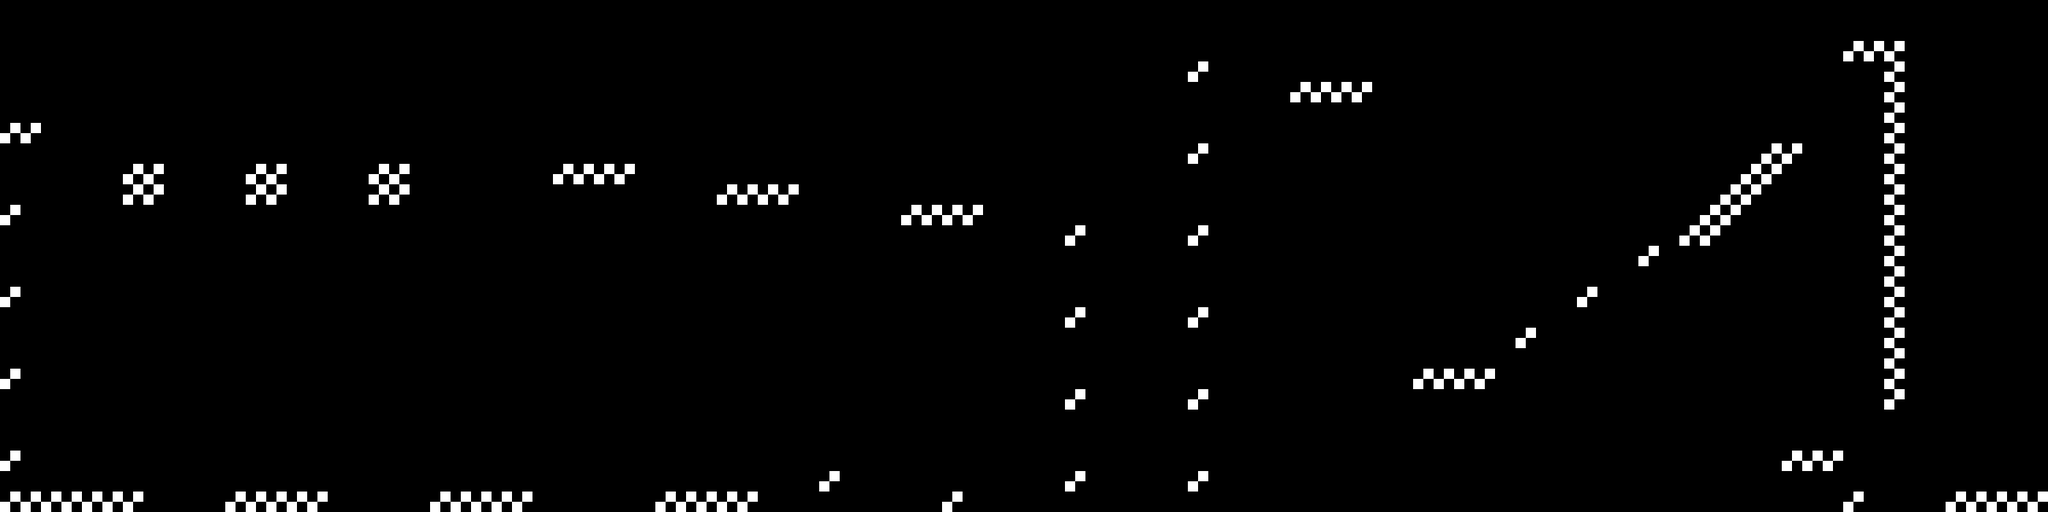

This game map was drawn from its Tiled (.tmx) file and the tilesets committed beside it. A one-line description and the full map source follow:
An orthogonal 100x25 tile map with 30x30 px tiles, 1 tile layer (Camada de Tiles 1).

<map version="1.2" tiledversion="1.2.3" orientation="orthogonal" renderorder="right-down" width="100" height="25" tilewidth="30" tileheight="30" infinite="0" nextlayerid="2" nextobjectid="1">
 <tileset firstgid="1" name="chaointerior" tilewidth="30" tileheight="30" tilecount="1" columns="1">
  <image source="chaointerior.png" width="30" height="30" />
 </tileset>
 <layer id="1" name="Camada de Tiles 1" width="100" height="25">
  <data encoding="csv">
0,0,0,0,0,0,0,0,0,0,0,0,0,0,0,0,0,0,0,0,0,0,0,0,0,0,0,0,0,0,0,0,0,0,0,0,0,0,0,0,0,0,0,0,0,0,0,0,0,0,0,0,0,0,0,0,0,0,0,0,0,0,0,0,0,0,0,0,0,0,0,0,0,0,0,0,0,0,0,0,0,0,0,0,0,0,0,0,0,0,0,0,0,0,0,0,0,0,0,0,
0,0,0,0,0,0,0,0,0,0,0,0,0,0,0,0,0,0,0,0,0,0,0,0,0,0,0,0,0,0,0,0,0,0,0,0,0,0,0,0,0,0,0,0,0,0,0,0,0,0,0,0,0,0,0,0,0,0,0,0,0,0,0,0,0,0,0,0,0,0,0,0,0,0,0,0,0,0,0,0,0,0,0,0,0,0,0,0,0,0,0,0,0,0,0,0,0,0,0,0,
0,0,0,0,0,0,0,0,0,0,0,0,0,0,0,0,0,0,0,0,0,0,0,0,0,0,0,0,0,0,0,0,0,0,0,0,0,0,0,0,0,0,0,0,0,0,0,0,0,0,0,0,0,0,0,0,0,0,0,0,0,0,0,0,0,0,0,0,0,0,0,0,0,0,0,0,0,0,0,0,0,0,0,0,0,0,0,0,0,0,1,1,1,0,0,0,0,0,0,0,
0,0,0,0,0,0,0,0,0,0,0,0,0,0,0,0,0,0,0,0,0,0,0,0,0,0,0,0,0,0,0,0,0,0,0,0,0,0,0,0,0,0,0,0,0,0,0,0,0,0,0,0,0,0,0,0,0,0,1,0,0,0,0,0,0,0,0,0,0,0,0,0,0,0,0,0,0,0,0,0,0,0,0,0,0,0,0,0,0,0,0,0,1,0,0,0,0,0,0,0,
0,0,0,0,0,0,0,0,0,0,0,0,0,0,0,0,0,0,0,0,0,0,0,0,0,0,0,0,0,0,0,0,0,0,0,0,0,0,0,0,0,0,0,0,0,0,0,0,0,0,0,0,0,0,0,0,0,0,0,0,0,0,0,1,1,1,1,0,0,0,0,0,0,0,0,0,0,0,0,0,0,0,0,0,0,0,0,0,0,0,0,0,1,0,0,0,0,0,0,0,
0,0,0,0,0,0,0,0,0,0,0,0,0,0,0,0,0,0,0,0,0,0,0,0,0,0,0,0,0,0,0,0,0,0,0,0,0,0,0,0,0,0,0,0,0,0,0,0,0,0,0,0,0,0,0,0,0,0,0,0,0,0,0,0,0,0,0,0,0,0,0,0,0,0,0,0,0,0,0,0,0,0,0,0,0,0,0,0,0,0,0,0,1,0,0,0,0,0,0,0,
1,1,0,0,0,0,0,0,0,0,0,0,0,0,0,0,0,0,0,0,0,0,0,0,0,0,0,0,0,0,0,0,0,0,0,0,0,0,0,0,0,0,0,0,0,0,0,0,0,0,0,0,0,0,0,0,0,0,0,0,0,0,0,0,0,0,0,0,0,0,0,0,0,0,0,0,0,0,0,0,0,0,0,0,0,0,0,0,0,0,0,0,1,0,0,0,0,0,0,0,
0,0,0,0,0,0,0,0,0,0,0,0,0,0,0,0,0,0,0,0,0,0,0,0,0,0,0,0,0,0,0,0,0,0,0,0,0,0,0,0,0,0,0,0,0,0,0,0,0,0,0,0,0,0,0,0,0,0,1,0,0,0,0,0,0,0,0,0,0,0,0,0,0,0,0,0,0,0,0,0,0,0,0,0,0,0,1,1,0,0,0,0,1,0,0,0,0,0,0,0,
0,0,0,0,0,0,1,1,0,0,0,0,1,1,0,0,0,0,1,1,0,0,0,0,0,0,0,1,1,1,1,0,0,0,0,0,0,0,0,0,0,0,0,0,0,0,0,0,0,0,0,0,0,0,0,0,0,0,0,0,0,0,0,0,0,0,0,0,0,0,0,0,0,0,0,0,0,0,0,0,0,0,0,0,0,1,1,0,0,0,0,0,1,0,0,0,0,0,0,0,
0,0,0,0,0,0,1,1,0,0,0,0,1,1,0,0,0,0,1,1,0,0,0,0,0,0,0,0,0,0,0,0,0,0,0,1,1,1,1,0,0,0,0,0,0,0,0,0,0,0,0,0,0,0,0,0,0,0,0,0,0,0,0,0,0,0,0,0,0,0,0,0,0,0,0,0,0,0,0,0,0,0,0,0,1,1,0,0,0,0,0,0,1,0,0,0,0,0,0,0,
1,0,0,0,0,0,0,0,0,0,0,0,0,0,0,0,0,0,0,0,0,0,0,0,0,0,0,0,0,0,0,0,0,0,0,0,0,0,0,0,0,0,0,0,1,1,1,1,0,0,0,0,0,0,0,0,0,0,0,0,0,0,0,0,0,0,0,0,0,0,0,0,0,0,0,0,0,0,0,0,0,0,0,1,1,0,0,0,0,0,0,0,1,0,0,0,0,0,0,0,
0,0,0,0,0,0,0,0,0,0,0,0,0,0,0,0,0,0,0,0,0,0,0,0,0,0,0,0,0,0,0,0,0,0,0,0,0,0,0,0,0,0,0,0,0,0,0,0,0,0,0,0,1,0,0,0,0,0,1,0,0,0,0,0,0,0,0,0,0,0,0,0,0,0,0,0,0,0,0,0,0,0,1,1,0,0,0,0,0,0,0,0,1,0,0,0,0,0,0,0,
0,0,0,0,0,0,0,0,0,0,0,0,0,0,0,0,0,0,0,0,0,0,0,0,0,0,0,0,0,0,0,0,0,0,0,0,0,0,0,0,0,0,0,0,0,0,0,0,0,0,0,0,0,0,0,0,0,0,0,0,0,0,0,0,0,0,0,0,0,0,0,0,0,0,0,0,0,0,0,0,1,0,0,0,0,0,0,0,0,0,0,0,1,0,0,0,0,0,0,0,
0,0,0,0,0,0,0,0,0,0,0,0,0,0,0,0,0,0,0,0,0,0,0,0,0,0,0,0,0,0,0,0,0,0,0,0,0,0,0,0,0,0,0,0,0,0,0,0,0,0,0,0,0,0,0,0,0,0,0,0,0,0,0,0,0,0,0,0,0,0,0,0,0,0,0,0,0,0,0,0,0,0,0,0,0,0,0,0,0,0,0,0,1,0,0,0,0,0,0,0,
1,0,0,0,0,0,0,0,0,0,0,0,0,0,0,0,0,0,0,0,0,0,0,0,0,0,0,0,0,0,0,0,0,0,0,0,0,0,0,0,0,0,0,0,0,0,0,0,0,0,0,0,0,0,0,0,0,0,0,0,0,0,0,0,0,0,0,0,0,0,0,0,0,0,0,0,0,1,0,0,0,0,0,0,0,0,0,0,0,0,0,0,1,0,0,0,0,0,0,0,
0,0,0,0,0,0,0,0,0,0,0,0,0,0,0,0,0,0,0,0,0,0,0,0,0,0,0,0,0,0,0,0,0,0,0,0,0,0,0,0,0,0,0,0,0,0,0,0,0,0,0,0,1,0,0,0,0,0,1,0,0,0,0,0,0,0,0,0,0,0,0,0,0,0,0,0,0,0,0,0,0,0,0,0,0,0,0,0,0,0,0,0,1,0,0,0,0,0,0,0,
0,0,0,0,0,0,0,0,0,0,0,0,0,0,0,0,0,0,0,0,0,0,0,0,0,0,0,0,0,0,0,0,0,0,0,0,0,0,0,0,0,0,0,0,0,0,0,0,0,0,0,0,0,0,0,0,0,0,0,0,0,0,0,0,0,0,0,0,0,0,0,0,0,0,1,0,0,0,0,0,0,0,0,0,0,0,0,0,0,0,0,0,1,0,0,0,0,0,0,0,
0,0,0,0,0,0,0,0,0,0,0,0,0,0,0,0,0,0,0,0,0,0,0,0,0,0,0,0,0,0,0,0,0,0,0,0,0,0,0,0,0,0,0,0,0,0,0,0,0,0,0,0,0,0,0,0,0,0,0,0,0,0,0,0,0,0,0,0,0,0,0,0,0,0,0,0,0,0,0,0,0,0,0,0,0,0,0,0,0,0,0,0,1,0,0,0,0,0,0,0,
1,0,0,0,0,0,0,0,0,0,0,0,0,0,0,0,0,0,0,0,0,0,0,0,0,0,0,0,0,0,0,0,0,0,0,0,0,0,0,0,0,0,0,0,0,0,0,0,0,0,0,0,0,0,0,0,0,0,0,0,0,0,0,0,0,0,0,0,0,1,1,1,1,0,0,0,0,0,0,0,0,0,0,0,0,0,0,0,0,0,0,0,1,0,0,0,0,0,0,0,
0,0,0,0,0,0,0,0,0,0,0,0,0,0,0,0,0,0,0,0,0,0,0,0,0,0,0,0,0,0,0,0,0,0,0,0,0,0,0,0,0,0,0,0,0,0,0,0,0,0,0,0,1,0,0,0,0,0,1,0,0,0,0,0,0,0,0,0,0,0,0,0,0,0,0,0,0,0,0,0,0,0,0,0,0,0,0,0,0,0,0,0,1,0,0,0,0,0,0,0,
0,0,0,0,0,0,0,0,0,0,0,0,0,0,0,0,0,0,0,0,0,0,0,0,0,0,0,0,0,0,0,0,0,0,0,0,0,0,0,0,0,0,0,0,0,0,0,0,0,0,0,0,0,0,0,0,0,0,0,0,0,0,0,0,0,0,0,0,0,0,0,0,0,0,0,0,0,0,0,0,0,0,0,0,0,0,0,0,0,0,0,0,0,0,0,0,0,0,0,0,
0,0,0,0,0,0,0,0,0,0,0,0,0,0,0,0,0,0,0,0,0,0,0,0,0,0,0,0,0,0,0,0,0,0,0,0,0,0,0,0,0,0,0,0,0,0,0,0,0,0,0,0,0,0,0,0,0,0,0,0,0,0,0,0,0,0,0,0,0,0,0,0,0,0,0,0,0,0,0,0,0,0,0,0,0,0,0,0,0,0,0,0,0,0,0,0,0,0,0,0,
1,0,0,0,0,0,0,0,0,0,0,0,0,0,0,0,0,0,0,0,0,0,0,0,0,0,0,0,0,0,0,0,0,0,0,0,0,0,0,0,0,0,0,0,0,0,0,0,0,0,0,0,0,0,0,0,0,0,0,0,0,0,0,0,0,0,0,0,0,0,0,0,0,0,0,0,0,0,0,0,0,0,0,0,0,0,0,1,1,1,0,0,0,0,0,0,0,0,0,0,
0,0,0,0,0,0,0,0,0,0,0,0,0,0,0,0,0,0,0,0,0,0,0,0,0,0,0,0,0,0,0,0,0,0,0,0,0,0,0,0,1,0,0,0,0,0,0,0,0,0,0,0,1,0,0,0,0,0,1,0,0,0,0,0,0,0,0,0,0,0,0,0,0,0,0,0,0,0,0,0,0,0,0,0,0,0,0,0,0,0,0,0,0,0,0,0,0,0,0,0,
1,1,1,1,1,1,1,0,0,0,0,1,1,1,1,1,0,0,0,0,0,1,1,1,1,1,0,0,0,0,0,0,1,1,1,1,1,0,0,0,0,0,0,0,0,0,1,0,0,0,0,0,0,0,0,0,0,0,0,0,0,0,0,0,0,0,0,0,0,0,0,0,0,0,0,0,0,0,0,0,0,0,0,0,0,0,0,0,0,0,1,0,0,0,0,1,1,1,1,1
</data>
 </layer>
</map>